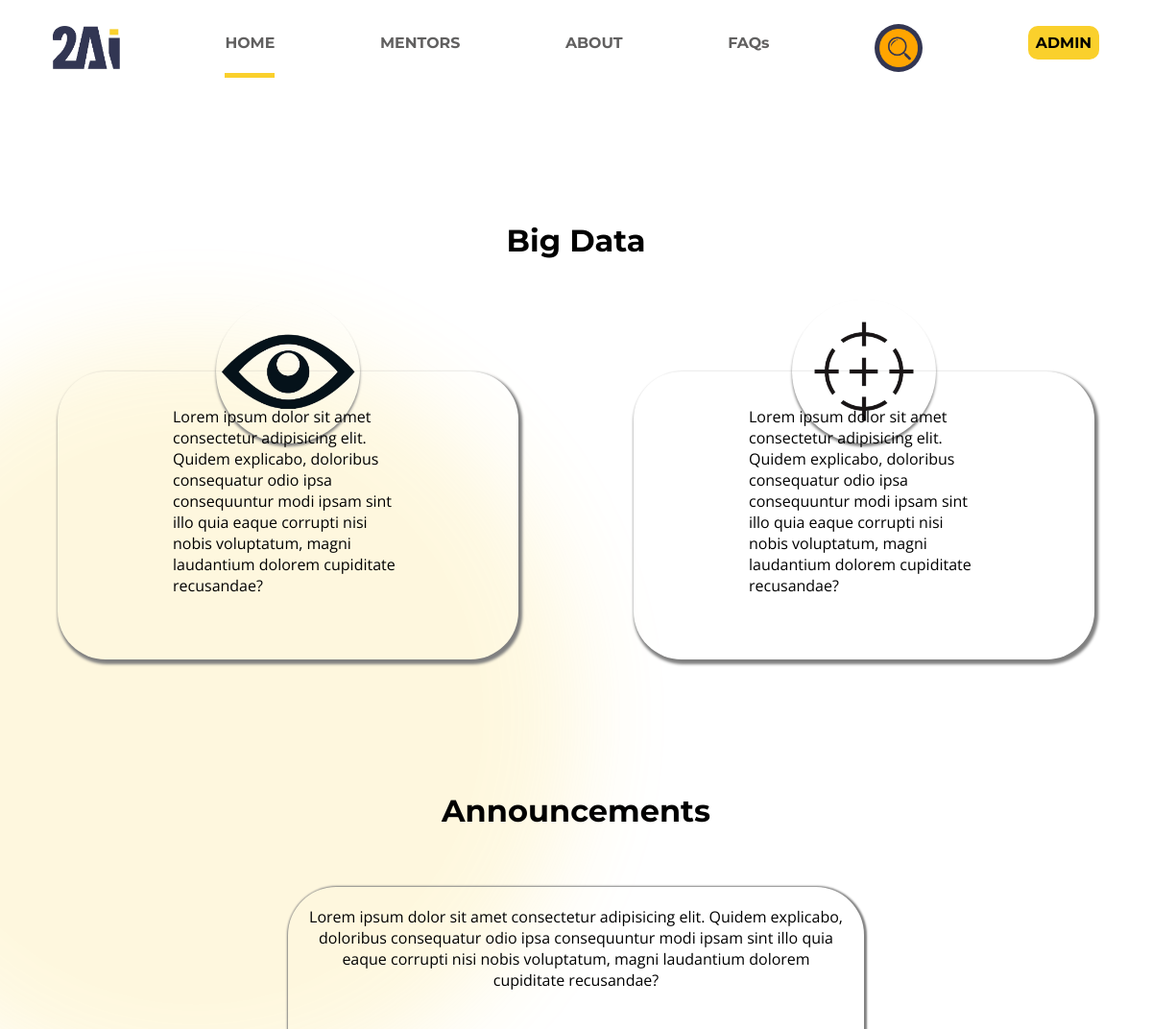
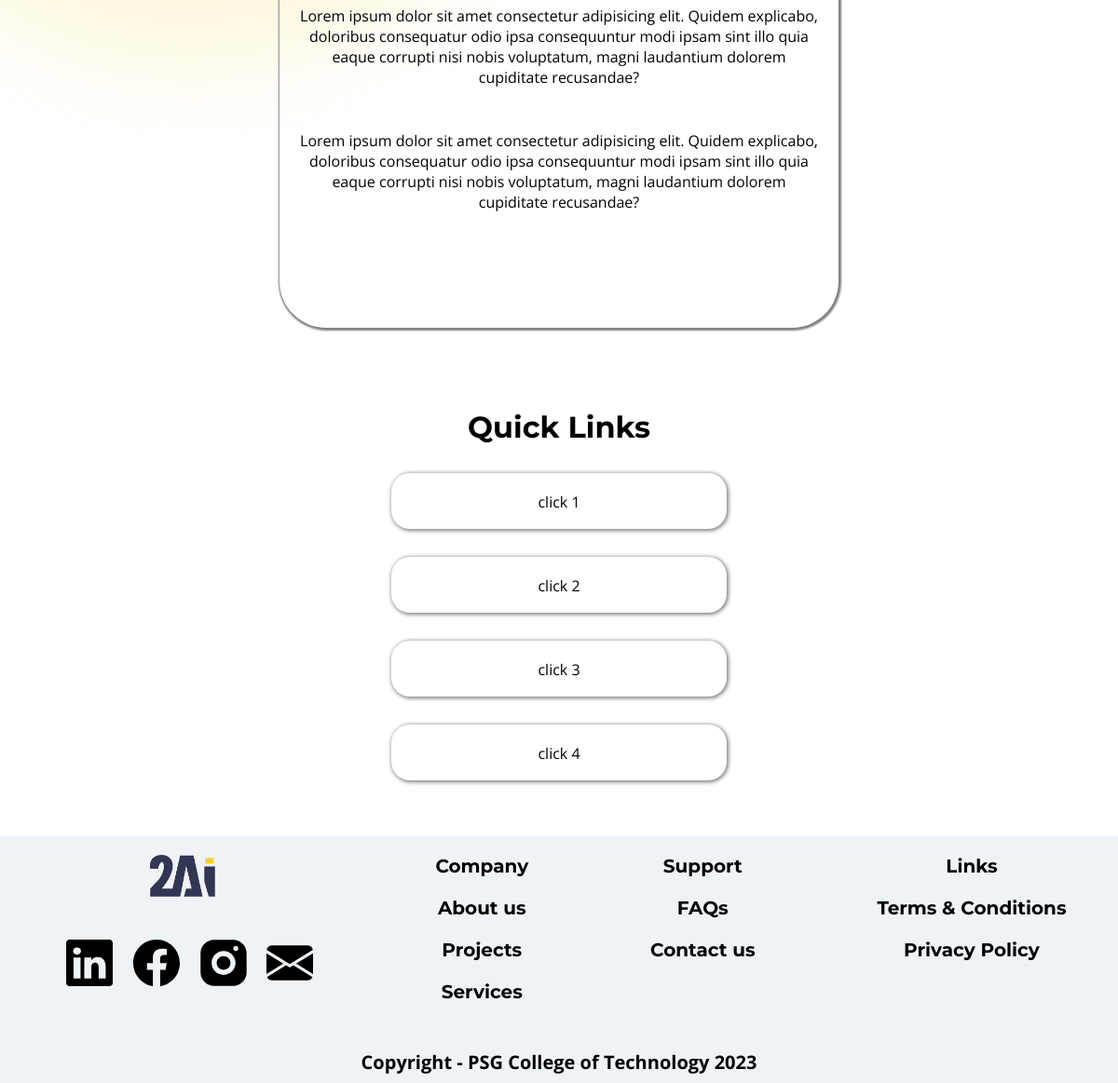
The page /bigdata/ on the database its author committed (2 pictures, top to bottom).
### Domains/models.py (models this page shows, shortened)
class Bigdata(models.Model):
    Announcement1 = models.TextField(max_length=300)
    Announcement2 = models.TextField(max_length=300)
    Announcement3 = models.TextField(max_length=300)
    Link_text_1 = models.TextField(max_length=100)
    Link_1 = models.URLField()
    Link_text_2 = models.TextField(max_length=100)
    Link_2 = models.URLField()
    Link_text_3 = models.TextField(max_length=100)
    Link_3 = models.URLField()
    Link_text_4 = models.TextField(max_length=100)
    Link_4 = models.URLField()

### Domains/views.py (the view)
# urls.py: path('bigdata/',views.Bigdata_view, name = 'bigdata'),
def Bigdata_view(request):
    bigdata = Bigdata.objects.all()
    return render(request, 'Domains/bigdata.html',{'domainobject':bigdata})

### Domains/templates/Domains/bigdata.html (shortened to what this page needs)
<!doctype html>
{% extends 'home/base.html' %}
{% block content %}
{% load static %}
<h1 class = 'dom-header'>Big Data</h1>
<br>
<br>
<div class="dom-container">
<div class = "dom-vision">
    <div class = "eye-icon"><img src="{% static 'Domains/eye.png' %}"></div>
    <p class = "vision-content">
        Lorem ipsum dolor sit amet consectetur adipisicing elit. Quidem explicabo, doloribus consequatur odio ipsa consequuntur modi ipsam sint illo quia eaque corrupti nisi nobis voluptatum, magni laudantium dolorem cupiditate recusandae?
    </p>
</div>
<div class="dom-mission">
    <div class="eye-icon"><img src="{% static 'Domains/aim.png' %}"></div>
    <p class = "mission-content">
        Lorem ipsum dolor sit amet consectetur adipisicing elit. Quidem explicabo, doloribus consequatur odio ipsa consequuntur modi ipsam sint illo quia eaque corrupti nisi nobis voluptatum, magni laudantium dolorem cupiditate recusandae?
    </p>
</div>
</div>
<br>
<br>
<h1>Announcements</h1>
<div class = "announcements">
    <div id = 'newsbox'>
    <ul id = "announcement-item">
        {% for item in domainobject%}
        <li>{{item.Announcement1}}</li>
        <li>{{item.Announcement2}}</li>
        <li>{{item.Announcement3}}</li>
        {% endfor %}
    </ul>
</div>
</div>
<br>
<br>
<h1>Quick Links</h1>
<div class = 'quick'>
    {% for item in domainobject%}
    <a href="{{item.Link_1}}" target="_blank"><span>{{item.Link_text_1}}</span></a>
    <a href="{{item.Link_2}}" target="_blank"><span>{{item.Link_text_2}}</span></a>
    <a href="{{item.Link_3}}" target="_blank"><span>{{item.Link_text_3}}</span></a>
    <a href="{{item.Link_4}}" target="_blank"><span>{{item.Link_text_4}}</span></a>
    {% endfor %}
</div>
{% endblock %}

### home/static/home/styles.css (style rules this page uses)
html,* { box-sizing: border-box; }
p { font-family: 'open sans', sans-serif; }
h1 { text-align: center; font-family: 'Montserrat', sans-serif; }
a { text-decoration: none; color:inherit; }
* { -ms-overflow-style: none; }
ol, li { list-style: none; margin: 0; padding: 0; }
ul { list-style-type: none; padding: 0; margin: 0; }
@media (min-width:500px) { li { padding-bottom:1em; } }
.dom-container { margin-bottom:80px; margin-top:5%; display: flex; justify-content: space-around; }
.dom-vision, .dom-mission { position: relative; width:40%; height:300px; box-shadow: 2px 3px 3px 2px gray; border-radius:50px; }
.eye-icon { position:absolute; margin-right:50%; margin-left:50%; transform: translate(-50%,-50%); height:150px; width:150px; border-radius:50%; box-shadow: 0px 3px 3px 0px gray; }
.eye-icon img { width:150px; height: 150px; }
.vision-content , .mission-content { position:absolute; margin-left:50%; margin-top:28%; transform:translate(-50%,-50%); font-family: 'open sans', sans-serif; }
.announcements { margin-top:5%; width:50%; margin-left:25%; height:500px; border-radius:50px; box-shadow: 1px 1px 2px 2px gray; margin-bottom:30px; padding:20px; position: relative; font-family: "open sans", sans-serif; overflow: hidden; }
#announcement-item li { text-align: center; margin-bottom:30px; }
#newsbox { margin-top: 0; animation: scrollNews 15s linear infinite; }
.dom-header { margin-top:150px; }
.quick { display:block; margin-bottom:60px; place-items: center; }
.quick span { box-sizing: border-box; display: block; width:30%; margin-left:35%; height: 60px; box-shadow: 1px 1px 4px 1px gray; margin-top:30px; border-radius:20px; text-align: center; padding-top: 20px; font-family:'open sans', sans-serif; }
.quick a { text-decoration: none; color:black; }

### rows shown on the page
Bigdata: Announcement1 "Lorem ipsum dolor sit amet consectetur adipisicing elit. Quidem explicabo, doloribus consequatur odio ipsa consequuntur modi ipsam sint illo quia eaque corrupti nisi nobis voluptatum, magni laudantium dolorem cupiditate recusandae?", Announcement2 "Lorem ipsum dolor sit amet consectetur adipisicing elit. Quidem explicabo, doloribus consequatur odio ipsa consequuntur modi ipsam sint illo quia eaque corrupti nisi nobis voluptatum, magni laudantium dolorem cupiditate recusandae?", Announcement3 "Lorem ipsum dolor sit amet consectetur adipisicing elit. Quidem explicabo, doloribus consequatur odio ipsa consequuntur modi ipsam sint illo quia eaque corrupti nisi nobis voluptatum, magni laudantium dolorem cupiditate recusandae?", Link_text_1 "click 1", Link_text_2 "click 2", Link_text_3 "click 3", Link_text_4 "click 4"
